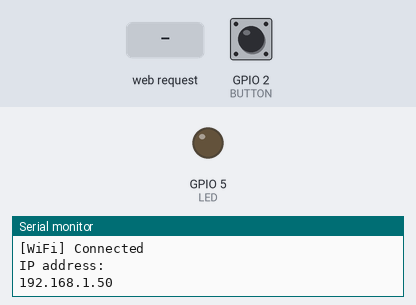
A sketch run on a simulated ESP32. Shown: output pins drawn as LEDs (lit = HIGH), the last lines printed to the serial monitor. The test bench sets the inputs (shaded band); at power-on: GPIO 2 (BUTTON) LOW. WiFi joins after 1.5 s; servers stay silent unless stated; uploads are accepted with an empty reply.

Above: at 2.7 s.
2.8 s: HTTP request GET /H received
At 3.9 s:
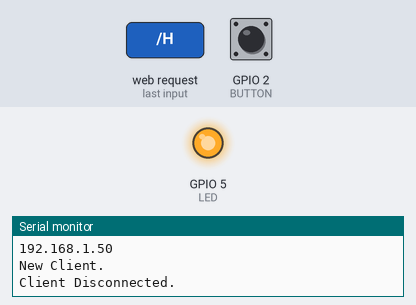
4.3 s: GPIO 2 (BUTTON) pulled HIGH for 1 s
At 4.9 s:
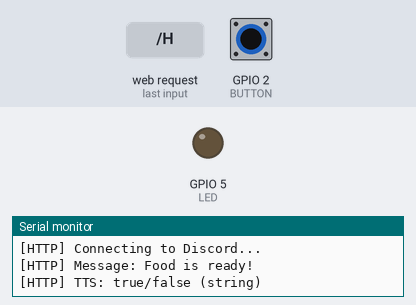
Timing chart, 0 to 7.3 s (numbered marks = the images above; inputs shaded):
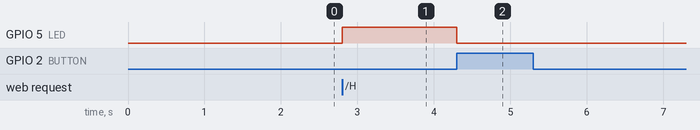

The sketch:

esp32_discord_webhook_food.ino
```cpp
#include "arduino_secrets.h"
#include "discord.h"
int button_value = 0;
int BUTTON = 2;
int LED  = 5;
bool led_on = false;
WiFiServer server(80);

void setup() {
  Serial.begin(9600);
  connectWIFI();
  Serial.println("IP address: ");
  Serial.println(WiFi.localIP());
  pinMode(BUTTON,INPUT);
  pinMode(LED,OUTPUT);
  server.begin();
}


void loop() {
  button_value = digitalRead(BUTTON);
  if(button_value > 0 ){
    if(led_on){
      led_on = false;
      digitalWrite(LED, LOW);
      delay(500);
    }
    else{
      sendDiscord("Food is ready!");
    }
  }


  WiFiClient client = server.available();   // listen for incoming clients
  if (client) {                             // if you get a client,
    Serial.println("New Client.");           // print a message out the serial port
    String currentLine = "";                // make a String to hold incoming data from the client
    while (client.connected()) {            // loop while the client's connected
      if (client.available()) {             // if there's bytes to read from the client,
        char c = client.read();             // read a byte, then
        //Serial.write(c);                    // print it out the serial monitor
        if (c == '\n') {                    // if the byte is a newline character

          // if the current line is blank, you got two newline characters in a row.
          // that's the end of the client HTTP request, so send a response:
          if (currentLine.length() == 0) {
            // HTTP headers always start with a response code (e.g. HTTP/1.1 200 OK)
            // and a content-type so the client knows what's coming, then a blank line:
            client.println("HTTP/1.1 200 OK");
            client.println("Content-type:text/html");
            client.println();

            // the content of the HTTP response follows the header:
            client.print("Click <a href=\"/H\">here</a> to turn the LED on pin 5 on.<br>");
            client.print("Click <a href=\"/L\">here</a> to turn the LED on pin 5 off.<br>");

            // The HTTP response ends with another blank line:
            client.println();
            // break out of the while loop:
            break;
          } else {    // if you got a newline, then clear currentLine:
            currentLine = "";
          }
        } else if (c != '\r') {  // if you got anything else but a carriage return character,
          currentLine += c;      // add it to the end of the currentLine
        }

        // Check to see if the client request was "GET /H" or "GET /L":
        if (currentLine.endsWith("GET /H")) {
          digitalWrite(LED, HIGH);               // GET /H turns the LED on
          led_on = true;
        }
        if (currentLine.endsWith("GET /L")) {
          digitalWrite(LED, LOW);                // GET /L turns the LED off
          led_on = false;
        }
      }
    }
    // close the connection:
    client.stop();
    Serial.println("Client Disconnected.");
  }
}
```

arduino_secrets.h
```cpp
#define SECRET_SSID "network name"
#define SECRET_PASS "network password"
//Copy the webhook url here:
#define SECRET_WEBHOOK "https://discord.com/api/webhooks/..."
#define SECRET_TTS "true/false (string)"
```

discord.h
```cpp
#include <WiFi.h>
#include <WiFiMulti.h>
#include <HTTPClient.h>

const char ssid[] = SECRET_SSID;    // Network SSID (name)
const char pass[] = SECRET_PASS;    // Network password (use for WPA, or use as key for WEP)
const String discord_webhook = SECRET_WEBHOOK;
const String discord_tts = SECRET_TTS;
//openssl s_client -showcerts -connect discordapp.com:443 (get last certificate)
const char* discordappCertificate = \
                                    "-----BEGIN CERTIFICATE-----\n"
                                    "MIIDzTCCArWgAwIBAgIQCjeHZF5ftIwiTv0b7RQMPDANBgkqhkiG9w0BAQsFADBa\n"
                                    "MQswCQYDVQQGEwJJRTESMBAGA1UEChMJQmFsdGltb3JlMRMwEQYDVQQLEwpDeWJl\n"
                                    "clRydXN0MSIwIAYDVQQDExlCYWx0aW1vcmUgQ3liZXJUcnVzdCBSb290MB4XDTIw\n"
                                    "MDEyNzEyNDgwOFoXDTI0MTIzMTIzNTk1OVowSjELMAkGA1UEBhMCVVMxGTAXBgNV\n"
                                    "BAoTEENsb3VkZmxhcmUsIEluYy4xIDAeBgNVBAMTF0Nsb3VkZmxhcmUgSW5jIEVD\n"
                                    "QyBDQS0zMFkwEwYHKoZIzj0CAQYIKoZIzj0DAQcDQgAEua1NZpkUC0bsH4HRKlAe\n"
                                    "nQMVLzQSfS2WuIg4m4Vfj7+7Te9hRsTJc9QkT+DuHM5ss1FxL2ruTAUJd9NyYqSb\n"
                                    "16OCAWgwggFkMB0GA1UdDgQWBBSlzjfq67B1DpRniLRF+tkkEIeWHzAfBgNVHSME\n"
                                    "GDAWgBTlnVkwgkdYzKz6CFQ2hns6tQRN8DAOBgNVHQ8BAf8EBAMCAYYwHQYDVR0l\n"
                                    "BBYwFAYIKwYBBQUHAwEGCCsGAQUFBwMCMBIGA1UdEwEB/wQIMAYBAf8CAQAwNAYI\n"
                                    "KwYBBQUHAQEEKDAmMCQGCCsGAQUFBzABhhhodHRwOi8vb2NzcC5kaWdpY2VydC5j\n"
                                    "b20wOgYDVR0fBDMwMTAvoC2gK4YpaHR0cDovL2NybDMuZGlnaWNlcnQuY29tL09t\n"
                                    "bmlyb290MjAyNS5jcmwwbQYDVR0gBGYwZDA3BglghkgBhv1sAQEwKjAoBggrBgEF\n"
                                    "BQcCARYcaHR0cHM6Ly93d3cuZGlnaWNlcnQuY29tL0NQUzALBglghkgBhv1sAQIw\n"
                                    "CAYGZ4EMAQIBMAgGBmeBDAECAjAIBgZngQwBAgMwDQYJKoZIhvcNAQELBQADggEB\n"
                                    "AAUkHd0bsCrrmNaF4zlNXmtXnYJX/OvoMaJXkGUFvhZEOFp3ArnPEELG4ZKk40Un\n"
                                    "+ABHLGioVplTVI+tnkDB0A+21w0LOEhsUCxJkAZbZB2LzEgwLt4I4ptJIsCSDBFe\n"
                                    "lpKU1fwg3FZs5ZKTv3ocwDfjhUkV+ivhdDkYD7fa86JXWGBPzI6UAPxGezQxPk1H\n"
                                    "goE6y/SJXQ7vTQ1unBuCJN0yJV0ReFEQPaA1IwQvZW+cwdFD19Ae8zFnWSfda9J1\n"
                                    "CZMRJCQUzym+5iPDuI9yP+kHyCREU3qzuWFloUwOxkgAyXVjBYdwRVKD05WdRerw\n"
                                    "6DEdfgkfCv4+3ao8XnTSrLE=\n"
                                    "-----END CERTIFICATE-----\n";


WiFiMulti WiFiMulti;

void connectWIFI() {
  WiFiMulti.addAP(ssid, pass);
  WiFi.mode(WIFI_STA);
  Serial.print("[WiFi] Connecting to: ");
  Serial.println(ssid);
  // wait for WiFi connection
  while ((WiFiMulti.run() != WL_CONNECTED)) {
    delay(500);
    Serial.print(".");
  }
  Serial.println("[WiFi] Connected");
}

void sendDiscord(String content) {
  WiFiClientSecure *client = new WiFiClientSecure;
  if (client) {
    client -> setCACert(discordappCertificate);
    {
      HTTPClient https;
      Serial.println("[HTTP] Connecting to Discord...");
      Serial.println("[HTTP] Message: " + content);
      Serial.println("[HTTP] TTS: " + discord_tts);
      if (https.begin(*client, discord_webhook)) {  // HTTPS
        // start connection and send HTTP header
        https.addHeader("Content-Type", "application/json");
        int httpCode = https.POST("{\"content\":\"" + content + "\",\"tts\":" + discord_tts +"}");

        // httpCode will be negative on error
        if (httpCode > 0) {
          // HTTP header has been send and Server response header has been handled
          Serial.print("[HTTP] Status code: ");
          Serial.println(httpCode);

          // file found at server
          if (httpCode == HTTP_CODE_OK || httpCode == HTTP_CODE_MOVED_PERMANENTLY) {
            String payload = https.getString();
            Serial.print("[HTTP] Response: ");
            Serial.println(payload);
          }
        } else {
          Serial.print("[HTTP] Post... failed, error: ");
          Serial.println(https.errorToString(httpCode).c_str());
        }

        https.end();
      } else {
        Serial.printf("[HTTP] Unable to connect\n");
      }

      // End extra scoping block
    }

    delete client;
  } else {
    Serial.println("[HTTP] Unable to create client");
  }
}
```

Measured:
- after the input at 2.8 s, GPIO 5 (LED): LOW → HIGH at once
- after the input at 4.3 s, GPIO 5 (LED): HIGH → LOW at once
